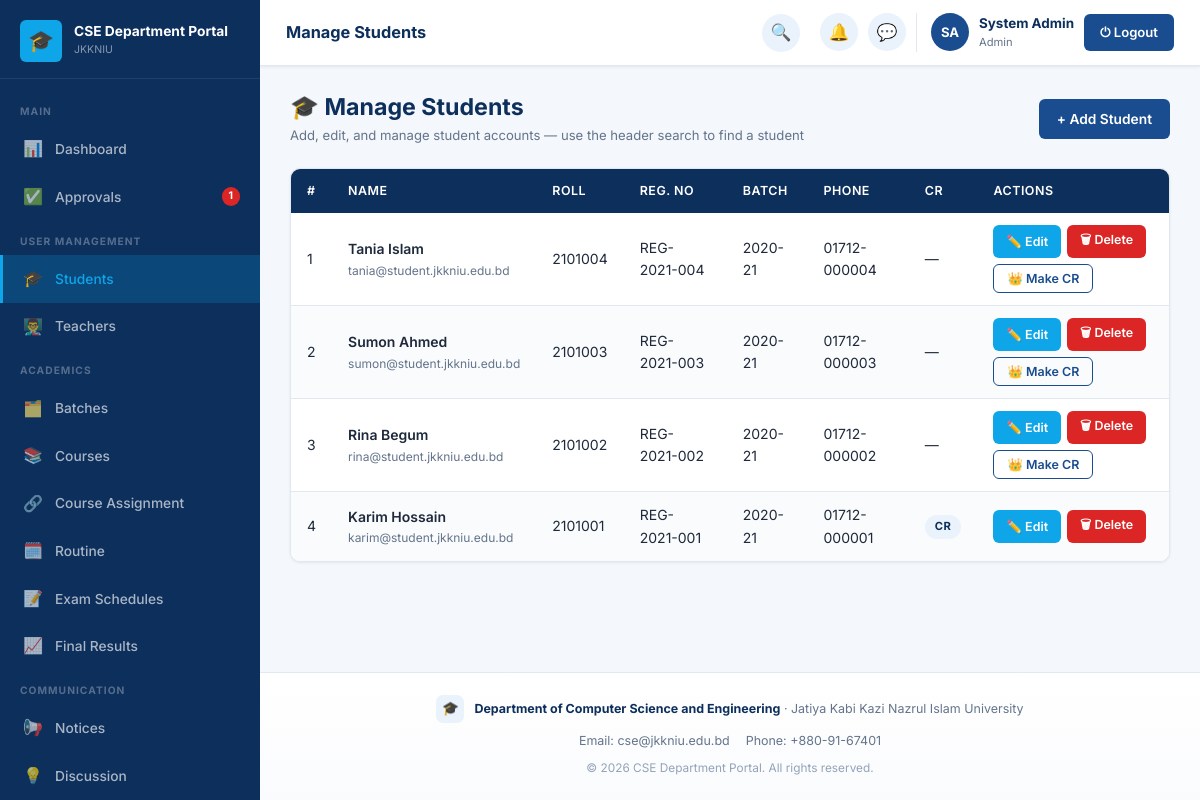
The app's page /admin/students.php (signed in) with its own data.
### tables this page shows
CREATE TABLE settings (
    id INT AUTO_INCREMENT PRIMARY KEY,
    portal_name VARCHAR(150) NOT NULL DEFAULT 'CSE Department Portal',
    university_name VARCHAR(200) NOT NULL DEFAULT 'Jatiya Kabi Kazi Nazrul Islam University',
    department_name VARCHAR(200) NOT NULL DEFAULT 'Department of Computer Science and Engineering',
    description TEXT DEFAULT NULL,
    contact_info TEXT DEFAULT NULL,
    logo VARCHAR(255) DEFAULT NULL
);

CREATE TABLE students (
    student_id INT AUTO_INCREMENT PRIMARY KEY,
    user_id INT NOT NULL,
    roll VARCHAR(30) NOT NULL UNIQUE,
    registration_no VARCHAR(50) NOT NULL UNIQUE,
    batch_id INT DEFAULT NULL,
    session VARCHAR(20) DEFAULT NULL,
    phone VARCHAR(20) DEFAULT NULL,
    is_cr TINYINT(1) NOT NULL DEFAULT 0,
    CONSTRAINT fk_students_user FOREIGN KEY (user_id) REFERENCES users(id) ON DELETE CASCADE
);

CREATE TABLE users (
    id INT AUTO_INCREMENT PRIMARY KEY,
    name VARCHAR(120) NOT NULL,
    email VARCHAR(150) NOT NULL UNIQUE,
    password VARCHAR(255) NOT NULL,
    role ENUM('admin','teacher','student') NOT NULL,
    status ENUM('pending','active','inactive','rejected') NOT NULL DEFAULT 'pending',
    profile_photo VARCHAR(255) DEFAULT NULL,
    reset_token VARCHAR(100) DEFAULT NULL,
    reset_token_expiry DATETIME DEFAULT NULL,
    created_at TIMESTAMP DEFAULT CURRENT_TIMESTAMP
);

CREATE TABLE batches (
    batch_id INT AUTO_INCREMENT PRIMARY KEY,
    batch_name VARCHAR(50) NOT NULL,
    session VARCHAR(20) NOT NULL,
    created_at TIMESTAMP DEFAULT CURRENT_TIMESTAMP
);

### app/classes/SettingsModel.php (called while the page is built, shortened)
<?php
class SettingsModel
{
    private PDO $db;
    public function __construct()
    {
        $this->db = Database::getInstance()->getConnection();
    }
    public function get(): array
    {
        $stmt = $this->db->query("SELECT * FROM settings ORDER BY id LIMIT 1");
        $row = $stmt->fetch();
        return $row;
    }
}

### app/classes/Database.php (called while the page is built, shortened)
<?php
class Database
{
    private static ?Database $instance = null;
    private PDO $connection;
    private function __construct()
    {
        $dsn = 'mysql:host=' . DB_HOST . ';dbname=' . DB_NAME . ';charset=' . DB_CHARSET;
        $options = [
            PDO::ATTR_ERRMODE            => PDO::ERRMODE_EXCEPTION,
            PDO::ATTR_DEFAULT_FETCH_MODE => PDO::FETCH_ASSOC,
            PDO::ATTR_EMULATE_PREPARES   => false,
        ];
        $this->connection = new PDO($dsn, DB_USER, DB_PASS, $options);
    }
    public static function getInstance(): Database
    {
        if (self::$instance === null) {
            self::$instance = new self();
        }
        return self::$instance;
    }
    public function getConnection(): PDO
    {
        return $this->connection;
    }
}

### config/config.php (called while the page is built, shortened)
<?php
spl_autoload_register(function ($class) {
    $paths = [
        ROOT_PATH . '/app/classes/' . $class . '.php',
        ROOT_PATH . '/app/models/' . $class . '.php',
        ROOT_PATH . '/app/controllers/' . $class . '.php',
    ];
    foreach ($paths as $path) {
        if (file_exists($path)) {
            return;
        }
    }
});

### app/classes/User.php (called while the page is built, shortened)
<?php
class User
{
    protected PDO $db;
    public function __construct()
    {
        $this->db = Database::getInstance()->getConnection();
    }
    public function getPendingUsers(): array
    {
        $stmt = $this->db->query("SELECT * FROM users WHERE status = 'pending' ORDER BY created_at DESC");
        return $stmt->fetchAll();
    }
}

### app/classes/ProfileRequestModel.php (called while the page is built, shortened)
<?php
class ProfileRequestModel
{
    private PDO $db;
    public function __construct()
    {
        $this->db = Database::getInstance()->getConnection();
    }
    public function countPending(): int
    {
        return (int) $this->db->query("SELECT COUNT(*) FROM profile_requests WHERE status='pending'")->fetchColumn();
    }
}

### app/classes/Student.php (called while the page is built, shortened)
<?php
class Student
{
    private PDO $db;
    public function __construct()
    {
        $this->db = Database::getInstance()->getConnection();
    }
    public function all(): array
    {
        $stmt = $this->db->query(
            "SELECT s.*, u.name, u.email, u.status, u.created_at, b.batch_name
             FROM students s
             JOIN users u ON s.user_id = u.id
             LEFT JOIN batches b ON s.batch_id = b.batch_id
             WHERE u.status != 'pending'
             ORDER BY s.student_id DESC"
        );
        return $stmt->fetchAll();
    }
}

### admin/students.php (the view, shortened to what this page needs)
<?php
require_once '../config/database.php';
$studentModel = new Student();
$students = $studentModel->all();
$currentPage = 'Students';
include '../includes/header.php';
?>
<div class="portal-layout">
<?php include '../includes/sidebar.php'; ?>
<div class="main-content">
<?php include '../includes/navbar.php'; ?>
<div class="page-content">
<div class="page-header">
    <div><h2>🎓 Manage Students</h2><div class="page-subtitle">Add, edit, and manage student accounts — use the header search to find a student</div></div>
    <a href="?action=add" class="btn btn-primary">+ Add Student</a>
</div>
<div class="card">
<div class="card-body" style="padding:0">
<div class="table-wrapper">
<table id="dataTable">
    <thead><tr><th>#</th><th>Name</th><th>Roll</th><th>Reg. No</th><th>Batch</th><th>Phone</th><th>CR</th><th>Actions</th></tr></thead>
    <tbody>
    <?php if (empty($students)): ?>
        <tr><td colspan="8" class="text-center" style="padding:40px;color:var(--text-muted)">No students found.</td></tr>
    <?php else: foreach ($students as $i => $s): ?>
    <tr>
        <td><?= $i+1 ?></td>
        <td>
            <div style="font-weight:600"><?= htmlspecialchars($s['name']) ?></div>
            <div style="font-size:0.75rem;color:var(--text-muted)"><?= htmlspecialchars($s['email']) ?></div>
        </td>
        <td><?= htmlspecialchars($s['roll']) ?></td>
        <td><?= htmlspecialchars($s['registration_no']) ?></td>
        <td><?= htmlspecialchars($s['batch_name'] ?? '—') ?></td>
        <td><?= htmlspecialchars($s['phone'] ?: '—') ?></td>
        <td><?= $s['is_cr'] ? '<span class="badge badge-primary">CR</span>' : '—' ?></td>
        <td>
            <div style="display:flex;gap:6px;flex-wrap:wrap">
                <a href="?edit=<?= $s['student_id'] ?>" class="btn btn-sm btn-accent">✏️ Edit</a>
                <form method="POST" style="display:inline" onsubmit="return confirmAction('Delete this student account? This cannot be undone.')">
                    <button class="btn btn-sm btn-danger">🗑 Delete</button>
                </form>
                <?php if (!$s['is_cr'] && $s['batch_id']): ?>
                <form method="POST" style="display:inline" onsubmit="return confirmAction('Make this student the CR for their batch?')">
                    <button class="btn btn-sm btn-outline">👑 Make CR</button>
                </form>
                <?php endif; ?>
            </div>
        </td>
    </tr>
    <?php endforeach; endif; ?>
    </tbody>
</table>
</div>
</div>
</div>
</div>
<?php include '../includes/footer.php'; ?>

### includes/sidebar.php (shortened to what this page needs)
<?php
$role         = $_SESSION['role'] ?? 'guest';
$currentPage  = $currentPage ?? '';
$sidebarClass = 'sidebar sidebar-' . $role;
$settingsModel = $settingsModel ?? new SettingsModel();
$settings      = $settings ?? $settingsModel->get();
function navItem($href, $icon, $label, $current, $badge = null) {
    $active = ($current === $label) ? ' active' : '';
    $badgeHtml = $badge ? '<span class="nav-badge">' . $badge . '</span>' : '';
    return '<a href="' . htmlspecialchars($href) . '" class="nav-item' . $active . '">
        <span class="nav-icon">' . $icon . '</span>
        <span>' . htmlspecialchars($label) . '</span>' . $badgeHtml . '
    </a>';
}
$pendingUsersCount  = 0;
$pendingReqCount    = 0;
if ($role === 'admin') {
    $userModel = new User();
    $pendingUsersCount = count($userModel->getPendingUsers());
    $prModel = new ProfileRequestModel();
    $pendingReqCount = $prModel->countPending();
}
$totalPendingBadge = ($pendingUsersCount + $pendingReqCount) ?: null;
?>
<aside class="<?= $sidebarClass ?>">
    <div class="sidebar-brand">
        <div class="brand-logo">
            <div class="brand-icon">
                <?php if (!empty($settings['logo'])): ?>
                    <img src="<?= UPLOAD_URL . htmlspecialchars($settings['logo']) ?>" alt="">
                <?php else: ?>🎓<?php endif; ?>
            </div>
            <div class="brand-text">
                <div class="brand-name"><?= htmlspecialchars($settings['portal_name'] ?? 'CSE Department Portal') ?></div>
                <div class="brand-univ">JKKNIU</div>
            </div>
        </div>
    </div>
    <nav class="sidebar-nav">
    <?php if ($role === 'admin'): ?>
        <div class="nav-section-label">Main</div>
        <?= navItem(BASE_URL.'admin/dashboard.php', '📊', 'Dashboard', $currentPage) ?>
        <?= navItem(BASE_URL.'admin/approvals.php', '✅', 'Approvals', $currentPage, $totalPendingBadge) ?>
        <div class="nav-section-label">User Management</div>
        <?= navItem(BASE_URL.'admin/students.php', '🎓', 'Students', $currentPage) ?>
        <?= navItem(BASE_URL.'admin/teachers.php', '👨‍🏫', 'Teachers', $currentPage) ?>
        <div class="nav-section-label">Academics</div>
        <?= navItem(BASE_URL.'admin/batches.php', '🗂️', 'Batches', $currentPage) ?>
        <?= navItem(BASE_URL.'admin/courses.php', '📚', 'Courses', $currentPage) ?>
        <?= navItem(BASE_URL.'admin/course_assignments.php', '🔗', 'Course Assignment', $currentPage) ?>
        <?= navItem(BASE_URL.'admin/routine.php', '🗓️', 'Routine', $currentPage) ?>
        <?= navItem(BASE_URL.'admin/exam_schedules.php', '📝', 'Exam Schedules', $currentPage) ?>
        <?= navItem(BASE_URL.'admin/results.php', '📈', 'Final Results', $currentPage) ?>
        <div class="nav-section-label">Communication</div>
        <?= navItem(BASE_URL.'admin/notices.php', '📢', 'Notices', $currentPage) ?>
        <?= navItem(BASE_URL.'admin/discussions.php', '💡', 'Discussion', $currentPage) ?>
    <?php endif; ?>
    </nav>
</aside>

### includes/footer.php (shortened to what this page needs)
    <footer class="portal-footer">
        <div class="footer-brand">
            <div class="footer-brand-icon">
                <?php if (!empty($settings['logo'])): ?>
                    <img src="<?= UPLOAD_URL . htmlspecialchars($settings['logo']) ?>" alt="">
                <?php else: ?>🎓<?php endif; ?>
            </div>
            <div class="footer-brand-text">
                <strong><?= htmlspecialchars($settings['department_name'] ?? 'Department of Computer Science and Engineering') ?></strong>
                &middot; <?= htmlspecialchars($settings['university_name'] ?? 'JKKNIU') ?>
            </div>
        </div>
        <?php if (!empty($settings['contact_info'])): ?>
        <div class="footer-contact">
            <?php foreach (explode('|', $settings['contact_info']) as $part): ?>
                <span><?= htmlspecialchars(trim($part)) ?></span>
            <?php endforeach; ?>
        </div>
        <?php endif; ?>
        <div class="footer-copyright">
            &copy; <?= date('Y') ?> <?= htmlspecialchars($settings['portal_name'] ?? 'CSE Department Portal') ?>. All rights reserved.
        </div>
    </footer>
</body>
</html>

### assets/css/dashboard.css (style rules this page uses)
.sidebar-admin .nav-item.active { background: rgba(14,165,233,0.20); color: #0ea5e9; border-left-color: #0ea5e9; }

### records on screen
settings: portal_name "CSE Department Portal", department_name "Department of Computer Science and Engineering", university_name "Jatiya Kabi Kazi Nazrul Islam University", contact_info "Email: cse@jkkniu.edu.bd", contact_info "Phone: +880-91-67401"
students: user.name "Tania Islam", user.email "tania@student.jkkniu.edu.bd", roll "2101004", registration_no "REG-2021-004", batch.batch_name "2020-21", phone "01712-000004"
students: user.name "Sumon Ahmed", user.email "sumon@student.jkkniu.edu.bd", roll "2101003", registration_no "REG-2021-003", batch.batch_name "2020-21", phone "01712-000003"
students: user.name "Rina Begum", user.email "rina@student.jkkniu.edu.bd", roll "2101002", registration_no "REG-2021-002", batch.batch_name "2020-21", phone "01712-000002"
students: user.name "Karim Hossain", user.email "karim@student.jkkniu.edu.bd", roll "2101001", registration_no "REG-2021-001", batch.batch_name "2020-21", phone "01712-000001", is_cr "CR"

### other values on screen
$icon "📊 ✅ 🎓 👨‍🏫 🗂️ 📚 🔗 🗓️ 📝 📈 📢 💡"
$label "Dashboard Approvals Students Teachers Batches Courses Course Assignment Routine Exam Schedules Final Results Notices Discussion"
$badge "1"
$pageTitle "Manage Students"
$initials "SA"
$userName "System Admin"
$role "Admin"
